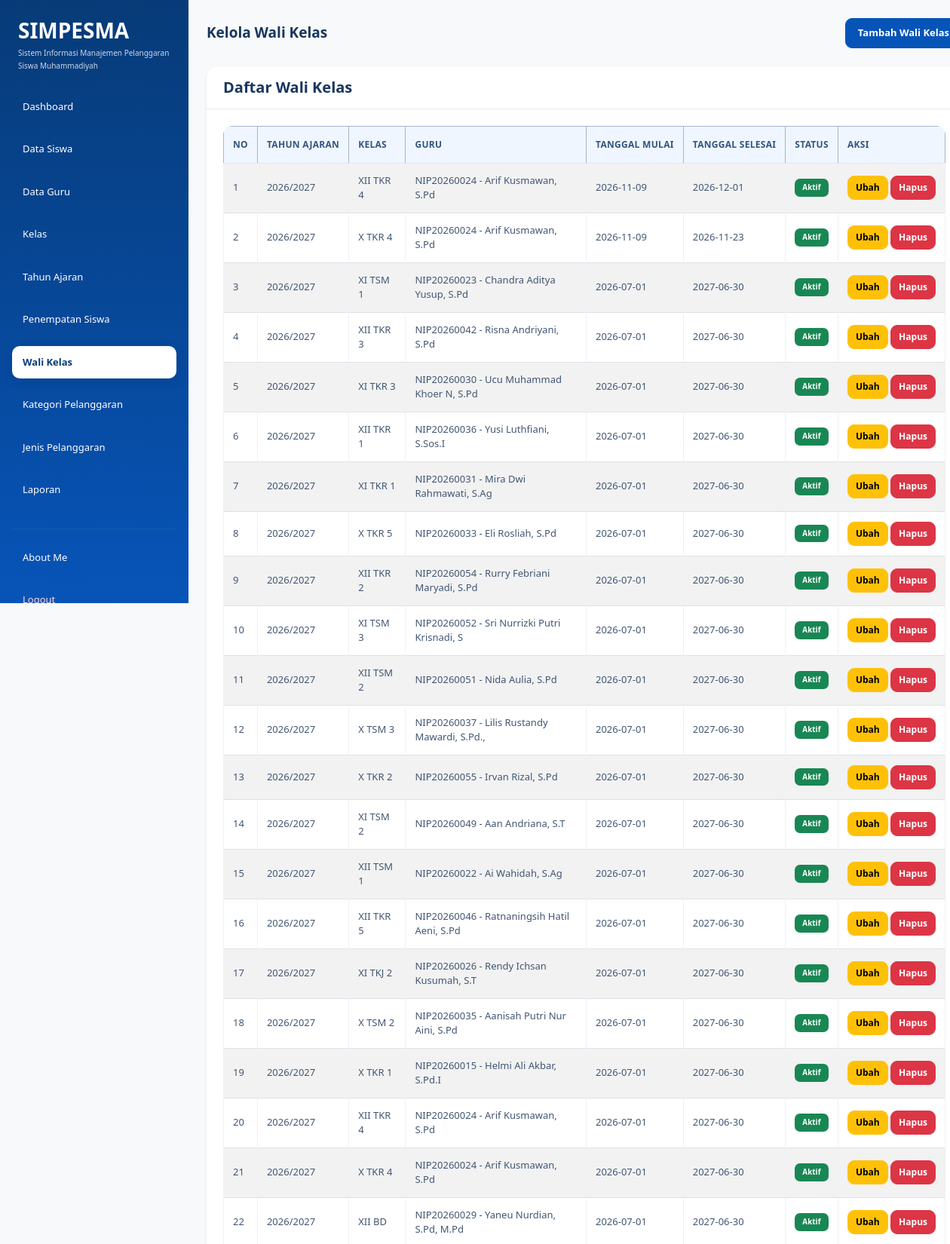
The page /wali_kelas.php (signed in, upper part) on the database its author committed.
### tables this page shows
CREATE TABLE `t_wali_kelas` (
  `id` int(11) NOT NULL,
  `tahun_ajaran_id` int(11) NOT NULL,
  `kelas_id` int(11) NOT NULL,
  `guru_id` int(11) NOT NULL,
  `tanggal_mulai` date NOT NULL,
  `tanggal_selesai` date NOT NULL,
  `status_aktif` tinyint(1) NOT NULL,
  `created_at` timestamp NOT NULL DEFAULT current_timestamp(),
  `updated_at` timestamp NOT NULL DEFAULT current_timestamp()
);

CREATE TABLE `t_tahun_ajaran` (
  `id` int(11) NOT NULL,
  `nama` varchar(20) NOT NULL,
  `tanggal_mulai` date NOT NULL,
  `tanggal_selesai` date NOT NULL,
  `status_aktif` tinyint(1) NOT NULL,
  `created_at` timestamp NOT NULL DEFAULT current_timestamp(),
  `updated_at` timestamp NOT NULL DEFAULT current_timestamp()
);

CREATE TABLE `t_kelas` (
  `id` int(11) NOT NULL,
  `nama` varchar(100) NOT NULL,
  `tingkat` varchar(20) NOT NULL,
  `jurusan` varchar(100) NOT NULL,
  `status_aktif` tinyint(1) NOT NULL,
  `created_at` timestamp NOT NULL DEFAULT current_timestamp(),
  `updated_at` timestamp NOT NULL DEFAULT current_timestamp()
);

CREATE TABLE `t_guru` (
  `id` int(11) NOT NULL,
  `nip` varchar(30) NOT NULL,
  `nama` varchar(30) NOT NULL,
  `email` varchar(150) NOT NULL,
  `status_aktif` tinyint(1) NOT NULL,
  `user_id` int(11) NOT NULL,
  `created_at` timestamp NOT NULL DEFAULT current_timestamp(),
  `updated_at` timestamp NOT NULL DEFAULT current_timestamp()
);

### wali_kelas.php (the view, shortened to what this page needs)
<?php
include "config/koneksi.php";
$role = $_SESSION['role'] ?? '';
?>
<!DOCTYPE html>
<html lang="id">
<head>
    <link
        href="https://cdn.jsdelivr.net/npm/bootstrap@5.3.8/dist/css/bootstrap.min.css"
        rel="stylesheet"
    >
    <link
        href="https://cdn.datatables.net/3.1.4/css/dataTables.dataTables.min.css"
        rel="stylesheet"
    >
    <link rel="stylesheet" href="style.css">
</head>
<body class="bg-light">
<div class="container-fluid">
    <div class="row min-vh-100">
        <div class="col-md-3 col-lg-2 min-vh-100 p-3"
             style="background-color: #30318B;">
            <div class="mb-4 px-2">
                <h3 class="text-white mb-1 fw-bold">
                    SIMPESMA
                </h3>
                <p class="text-white mb-0" style="font-size: 10px; line-height: 1.7; opacity: 0.8;">
                    Sistem Informasi Manajemen
                    Pelanggaran Siswa Muhammadiyah
                </p>
            </div>
            <ul class="nav nav-pills flex-column">
                <li class="nav-item mb-2">
                    <a href="dashboard.php" class="nav-link text-white">
                        Dashboard
                    </a>
                </li>
                <?php if ($role == 'admin') { ?>
                    <li class="nav-item mb-2">
                        <a href="data_siswa.php" class="nav-link text-white">
                            Data Siswa
                        </a>
                    </li>
                    <li class="nav-item mb-2">
                        <a href="data_guru.php" class="nav-link text-white">
                            Data Guru
                        </a>
                    </li>
                    <li class="nav-item mb-2">
                        <a href="data_kelas.php" class="nav-link text-white">
                            Kelas
                        </a>
                    </li>
                    <li class="nav-item mb-2">
                        <a href="data_tahun_ajaran.php" class="nav-link text-white">
                            Tahun Ajaran
                        </a>
                    </li>
                    <li class="nav-item mb-2">
                        <a href="penempatan_siswa.php" class="nav-link text-white">
                            Penempatan Siswa
                        </a>
                    </li>
                    <li class="nav-item mb-2">
                        <a href="wali_kelas.php"
                           class="nav-link active"
                           aria-current="page">
                            Wali Kelas
                        </a>
                    </li>
                    <li class="nav-item mb-2">
                        <a href="kategori_pelanggaran.php" class="nav-link text-white">
                            Kategori Pelanggaran
                        </a>
                    </li>
                    <li class="nav-item mb-2">
                        <a href="jenis_pelanggaran.php" class="nav-link text-white">
                            Jenis Pelanggaran
                        </a>
                    </li>
                    <li class="nav-item mb-2">
                        <a href="laporan.php" class="nav-link text-white">
                            Laporan
                        </a>
                    </li>
                <?php } ?>
                <hr class="text-secondary">
                <li class="nav-item mb-2">
                    <a href="about_me.php" class="nav-link text-white">
                        About Me
                    </a>
                </li>
                <li class="nav-item">
                    <a href="logout.php" class="nav-link text-danger">
                        Logout
                    </a>
                </li>
            </ul>
        </div>
        <main class="col-md-9 col-lg-10 p-4" style="min-width: 0;">
            <div class="d-flex justify-content-between
                        align-items-center mb-4">
                <h3 class="fw-bold mb-0">Kelola Wali Kelas</h3>
                <?php
                if ($role == 'admin') {
                ?>
                    <a href="wali_kelas.php?tambah=1"
                       class="btn btn-primary">
                        Tambah Wali Kelas
                    </a>
                <?php } ?>
            </div>
            <div class="card border-0 shadow-sm">
                <div class="card-header bg-white py-3">
                    <h5 class="mb-0">Daftar Wali Kelas</h5>
                </div>
                <div class="card-body">
                    <div class="table-responsive">
                        <table id="example"
                               class="table table-bordered table-striped table-hover align-middle mb-0">
                            <thead class="table-primary">
                                <tr>
                                    <th>No</th>
                                    <th>Tahun Ajaran</th>
                                    <th>Kelas</th>
                                    <th>Guru</th>
                                    <th>Tanggal Mulai</th>
                                    <th>Tanggal Selesai</th>
                                    <th>Status</th>
                                    <?php if ($role == 'admin') { ?>
                                        <th>Aksi</th>
                                    <?php } ?>
                                </tr>
                            </thead>
                            <tbody>
                                <?php
                                $query_daftar = mysqli_query(
                                    $koneksi,
                                    "SELECT
                                        t_wali_kelas.*,
                                        t_tahun_ajaran.nama AS nama_tahun,
                                        t_kelas.nama AS nama_kelas,
                                        t_guru.nip,
                                        t_guru.nama AS nama_guru
                                    FROM t_wali_kelas
                                    INNER JOIN t_tahun_ajaran
                                        ON t_wali_kelas.tahun_ajaran_id =
                                           t_tahun_ajaran.id
                                    INNER JOIN t_kelas
                                        ON t_wali_kelas.kelas_id = t_kelas.id
                                    INNER JOIN t_guru
                                        ON t_wali_kelas.guru_id = t_guru.id
                                    ORDER BY t_wali_kelas.id DESC"
                                );
                                $no = 1;
                                if ($query_daftar) {
                                    while ($row = mysqli_fetch_assoc($query_daftar)) {
                                ?>
                                <tr>
                                    <td><?php echo $no++; ?></td>
                                    <td>
                                        <?php echo htmlspecialchars($row['nama_tahun']); ?>
                                    </td>
                                    <td>
                                        <?php echo htmlspecialchars($row['nama_kelas']); ?>
                                    </td>
                                    <td>
                                        <?php echo htmlspecialchars(
                                            $row['nip'] . ' - ' . $row['nama_guru']
                                        ); ?>
                                    </td>
                                    <td>
                                        <?php echo htmlspecialchars($row['tanggal_mulai']); ?>
                                    </td>
                                    <td>
                                        <?php echo htmlspecialchars($row['tanggal_selesai']); ?>
                                    </td>
                                    <td>
                                        <?php if ($row['status_aktif'] == 1) { ?>
                                            <span class="badge text-bg-success">
                                                Aktif
                                            </span>
                                        <?php } else { ?>
                                            <span class="badge text-bg-secondary">
                                                Tidak Aktif
                                            </span>
                                        <?php } ?>
                                    </td>
                                    <?php if ($role == 'admin') { ?>
                                        <td class="text-nowrap">
                                            <a href="wali_kelas.php?edit=<?php
                                                echo (int)$row['id'];
                                            ?>"
                                               class="btn btn-warning btn-sm">
                                                Ubah
                                            </a>
                                            <a href="wali_kelas.php?hapus=<?php
                                                echo (int)$row['id'];
                                            ?>"
                                               class="btn btn-danger btn-sm"
                                               onclick="return confirm('Yakin ingin menghapus data wali kelas ini?')">
                                                Hapus
                                            </a>
                                        </td>
                                    <?php } ?>
                                </tr>
                                <?php
                                    }
                                } else {
                                    echo '<tr><td colspan="' .
                                        ($role == 'admin' ? '8' : '7') .
                                        '" class="text-center text-danger">
                                        Data gagal dimuat. Periksa struktur tabel database.
                                        </td></tr>';
                                }
                                ?>
                            </tbody>
                        </table>
                    </div>
                </div>
            </div>
        </main>
    </div>
</div>
</body>
</html>

### style.css (style rules this page uses)
:root { --primary: #0754b8; --primary-dark: #073b78; --primary-light: #eaf3ff; --background: #f5f9ff; --white: #ffffff; --text: #17365d; --muted: #71829a; --border: #e3ebf5; --success: #198754; --danger: #dc3545; --radius: 16px; }
* { box-sizing: border-box; }
body { margin: 0; font-family: "Segoe UI", Arial, sans-serif; background: var(--background); color: var(--text); font-size: 14px; }
h1, h2, h3, h4, h5 { color: var(--text); font-weight: 700; }
a { text-decoration: none; }
aside, .sidebar, .col-lg-2.min-vh-100, .col-md-3.col-lg-2.min-vh-100 { background: linear-gradient( 180deg, #073b78 0%, #0754b8 100% ) !important; }
.col-lg-2.min-vh-100, .col-md-3.col-lg-2.min-vh-100 { padding: 24px 16px !important; }
.nav-pills .nav-link { color: #dceaff; padding: 12px 14px; margin-bottom: 5px; border-radius: 10px; font-size: 13px; font-weight: 500; transition: all 0.2s ease; }
.nav-pills .nav-link.active { color: var(--primary-dark) !important; background: #ffffff !important; font-weight: 700; box-shadow: 0 5px 15px rgba(0, 20, 70, 0.12); }
.nav-pills .nav-link.text-danger { color: #ffd5d9 !important; }
hr { border-color: rgba(255, 255, 255, 0.25); }
main { min-width: 0; padding: 32px !important; }
main h3 { font-size: 19px; }
.container-fluid { padding-left: 0; padding-right: 0; }
.row { margin-right: 0; margin-left: 0; }
.card { border: 1px solid var(--border); border-radius: var(--radius); background: var(--white); box-shadow: 0 5px 22px rgba(22, 63, 115, 0.045); transition: box-shadow 0.2s ease, transform 0.2s ease; }
.card-header { background: #ffffff; border-bottom: 1px solid var(--border); padding: 18px 22px; border-radius: var(--radius) var(--radius) 0 0 !important; font-weight: 700; color: var(--text); }
.card-body { padding: 22px; }
.btn { border-radius: 9px; padding: 9px 16px; font-weight: 600; font-size: 13px; transition: all 0.2s ease; }
.btn-primary { color: #fff; background: var(--primary); border-color: var(--primary); }
.btn-danger { background: var(--danger); border-color: var(--danger); }
.table-responsive { border-radius: 12px; }
.table { margin-bottom: 0; vertical-align: middle; font-size: 13px; }
.table thead th, .table th { background: #f0f6ff; color: #31557f; font-size: 12px; font-weight: 700; text-transform: uppercase; letter-spacing: 0.3px; border-bottom: 1px solid #dce7f5; padding: 15px 12px; white-space: nowrap; }
.table tbody td { color: #415672; padding: 13px 12px; border-color: #edf1f7; }
.table .btn { padding: 6px 10px; font-size: 12px; }
.badge { padding: 7px 10px; border-radius: 7px; font-weight: 600; letter-spacing: 0.1px; }
@media (min-width: 768px) { .col-md-3.col-lg-2.min-vh-100, .col-lg-2.min-vh-100, aside.sidebar { position: fixed !important; top: 0; left: 0; bottom: 0; width: 250px; height: 100vh; overflow-y: auto; z-index: 1000; } }
@media (min-width: 768px) { main { margin-left: 250px; width: calc(100% - 250px); } }

### rows shown on the page
t_wali_kelas: tahun_ajaran.nama "2026/2027", kelas.nama "XII TKR 4", guru.nama "NIP20260024 - Arif Kusmawan, S.Pd", tanggal_mulai "2026-11-09", tanggal_selesai "2026-12-01", status_aktif "Aktif"
t_wali_kelas: tahun_ajaran.nama "2026/2027", kelas.nama "X TKR 4", guru.nama "NIP20260024 - Arif Kusmawan, S.Pd", tanggal_mulai "2026-11-09", tanggal_selesai "2026-11-23", status_aktif "Aktif"
t_wali_kelas: tahun_ajaran.nama "2026/2027", kelas.nama "XI TSM 1", guru.nama "NIP20260023 - Chandra Aditya Yusup, S.Pd", tanggal_mulai "2026-07-01", tanggal_selesai "2027-06-30", status_aktif "Aktif"
t_wali_kelas: tahun_ajaran.nama "2026/2027", kelas.nama "XII TKR 3", guru.nama "NIP20260042 - Risna Andriyani, S.Pd", tanggal_mulai "2026-07-01", tanggal_selesai "2027-06-30", status_aktif "Aktif"
t_wali_kelas: tahun_ajaran.nama "2026/2027", kelas.nama "XI TKR 3", guru.nama "NIP20260030 - Ucu Muhammad Khoer N, S.Pd", tanggal_mulai "2026-07-01", tanggal_selesai "2027-06-30", status_aktif "Aktif"
t_wali_kelas: tahun_ajaran.nama "2026/2027", kelas.nama "XII TKR 1", guru.nama "NIP20260036 - Yusi Luthfiani, S.Sos.I", tanggal_mulai "2026-07-01", tanggal_selesai "2027-06-30", status_aktif "Aktif"
t_wali_kelas: tahun_ajaran.nama "2026/2027", kelas.nama "XI TKR 1", guru.nama "NIP20260031 - Mira Dwi Rahmawati, S.Ag", tanggal_mulai "2026-07-01", tanggal_selesai "2027-06-30", status_aktif "Aktif"
t_wali_kelas: tahun_ajaran.nama "2026/2027", kelas.nama "X TKR 5", guru.nama "NIP20260033 - Eli Rosliah, S.Pd", tanggal_mulai "2026-07-01", tanggal_selesai "2027-06-30", status_aktif "Aktif"
t_wali_kelas: tahun_ajaran.nama "2026/2027", kelas.nama "XII TKR 2", guru.nama "NIP20260054 - Rurry Febriani Maryadi, S.Pd", tanggal_mulai "2026-07-01", tanggal_selesai "2027-06-30", status_aktif "Aktif"
t_wali_kelas: tahun_ajaran.nama "2026/2027", kelas.nama "XI TSM 3", guru.nama "NIP20260052 - Sri Nurrizki Putri Krisnadi, S", tanggal_mulai "2026-07-01", tanggal_selesai "2027-06-30", status_aktif "Aktif"
t_wali_kelas: tahun_ajaran.nama "2026/2027", kelas.nama "XII TSM 2", guru.nama "NIP20260051 - Nida Aulia, S.Pd", tanggal_mulai "2026-07-01", tanggal_selesai "2027-06-30", status_aktif "Aktif"
t_wali_kelas: tahun_ajaran.nama "2026/2027", kelas.nama "X TSM 3", guru.nama "NIP20260037 - Lilis Rustandy Mawardi, S.Pd.,", tanggal_mulai "2026-07-01", tanggal_selesai "2027-06-30", status_aktif "Aktif"
t_wali_kelas: tahun_ajaran.nama "2026/2027", kelas.nama "X TKR 2", guru.nama "NIP20260055 - Irvan Rizal, S.Pd", tanggal_mulai "2026-07-01", tanggal_selesai "2027-06-30", status_aktif "Aktif"
t_wali_kelas: tahun_ajaran.nama "2026/2027", kelas.nama "XI TSM 2", guru.nama "NIP20260049 - Aan Andriana, S.T", tanggal_mulai "2026-07-01", tanggal_selesai "2027-06-30", status_aktif "Aktif"
t_wali_kelas: tahun_ajaran.nama "2026/2027", kelas.nama "XII TSM 1", guru.nama "NIP20260022 - Ai Wahidah, S.Ag", tanggal_mulai "2026-07-01", tanggal_selesai "2027-06-30", status_aktif "Aktif"
t_wali_kelas: tahun_ajaran.nama "2026/2027", kelas.nama "XII TKR 5", guru.nama "NIP20260046 - Ratnaningsih Hatil Aeni, S.Pd", tanggal_mulai "2026-07-01", tanggal_selesai "2027-06-30", status_aktif "Aktif"
t_wali_kelas: tahun_ajaran.nama "2026/2027", kelas.nama "XI TKJ 2", guru.nama "NIP20260026 - Rendy Ichsan Kusumah, S.T", tanggal_mulai "2026-07-01", tanggal_selesai "2027-06-30", status_aktif "Aktif"
t_wali_kelas: tahun_ajaran.nama "2026/2027", kelas.nama "X TSM 2", guru.nama "NIP20260035 - Aanisah Putri Nur Aini, S.Pd", tanggal_mulai "2026-07-01", tanggal_selesai "2027-06-30", status_aktif "Aktif"
t_wali_kelas: tahun_ajaran.nama "2026/2027", kelas.nama "X TKR 1", guru.nama "NIP20260015 - Helmi Ali Akbar, S.Pd.I", tanggal_mulai "2026-07-01", tanggal_selesai "2027-06-30", status_aktif "Aktif"
t_wali_kelas: tahun_ajaran.nama "2026/2027", kelas.nama "XII TKR 4", guru.nama "NIP20260024 - Arif Kusmawan, S.Pd", tanggal_mulai "2026-07-01", tanggal_selesai "2027-06-30", status_aktif "Aktif"
t_wali_kelas: tahun_ajaran.nama "2026/2027", kelas.nama "X TKR 4", guru.nama "NIP20260024 - Arif Kusmawan, S.Pd", tanggal_mulai "2026-07-01", tanggal_selesai "2027-06-30", status_aktif "Aktif"
t_wali_kelas: tahun_ajaran.nama "2026/2027", kelas.nama "XII BD", guru.nama "NIP20260029 - Yaneu Nurdian, S.Pd, M.Pd", tanggal_mulai "2026-07-01", tanggal_selesai "2027-06-30", status_aktif "Aktif"
